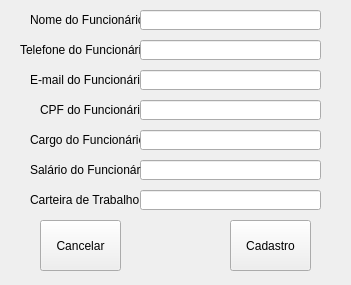
<?xml version="1.0" encoding="UTF-8"?>
<ui version="4.0">
 <class>cadastro_cli</class>
 <widget class="QWidget" name="cadastro_cli">
  <property name="geometry">
   <rect>
    <x>0</x>
    <y>0</y>
    <width>351</width>
    <height>285</height>
   </rect>
  </property>
  <property name="windowTitle">
   <string>Form</string>
  </property>
  <widget class="QLabel" name="NameClient">
   <property name="geometry">
    <rect>
     <x>30</x>
     <y>10</y>
     <width>111</width>
     <height>20</height>
    </rect>
   </property>
   <property name="text">
    <string>Nome do Funcionário:</string>
   </property>
  </widget>
  <widget class="QLineEdit" name="search_name">
   <property name="geometry">
    <rect>
     <x>140</x>
     <y>10</y>
     <width>181</width>
     <height>20</height>
    </rect>
   </property>
  </widget>
  <widget class="QLabel" name="TelefoneClient">
   <property name="geometry">
    <rect>
     <x>20</x>
     <y>40</y>
     <width>121</width>
     <height>20</height>
    </rect>
   </property>
   <property name="text">
    <string>Telefone do Funcionário:</string>
   </property>
  </widget>
  <widget class="QLineEdit" name="search_telefone">
   <property name="geometry">
    <rect>
     <x>140</x>
     <y>40</y>
     <width>181</width>
     <height>20</height>
    </rect>
   </property>
  </widget>
  <widget class="QLabel" name="EmailClient">
   <property name="geometry">
    <rect>
     <x>30</x>
     <y>70</y>
     <width>111</width>
     <height>20</height>
    </rect>
   </property>
   <property name="text">
    <string>E-mail do Funcionário:</string>
   </property>
  </widget>
  <widget class="QLineEdit" name="search_Email">
   <property name="geometry">
    <rect>
     <x>140</x>
     <y>70</y>
     <width>181</width>
     <height>20</height>
    </rect>
   </property>
  </widget>
  <widget class="QLabel" name="CPFClient">
   <property name="geometry">
    <rect>
     <x>40</x>
     <y>100</y>
     <width>101</width>
     <height>20</height>
    </rect>
   </property>
   <property name="text">
    <string>CPF do Funcionário:</string>
   </property>
  </widget>
  <widget class="QLineEdit" name="search_cpf">
   <property name="geometry">
    <rect>
     <x>140</x>
     <y>100</y>
     <width>181</width>
     <height>20</height>
    </rect>
   </property>
  </widget>
  <widget class="QPushButton" name="cancelar_button">
   <property name="geometry">
    <rect>
     <x>40</x>
     <y>220</y>
     <width>81</width>
     <height>51</height>
    </rect>
   </property>
   <property name="styleSheet">
    <string notr="true">image: url(:cliente/logo_cliente/cliente.png)</string>
   </property>
   <property name="text">
    <string>Cancelar</string>
   </property>
   <property name="icon">
    <iconset resource="logo_excluir.qrc">
     <normaloff>:/logo_excluir/excluir.png</normaloff>:/logo_excluir/excluir.png</iconset>
   </property>
  </widget>
  <widget class="QPushButton" name="cadastroCli_button">
   <property name="geometry">
    <rect>
     <x>230</x>
     <y>220</y>
     <width>81</width>
     <height>51</height>
    </rect>
   </property>
   <property name="styleSheet">
    <string notr="true">image: url(:/logo_cadastro/cadastrar.png)</string>
   </property>
   <property name="text">
    <string>Cadastro</string>
   </property>
   <property name="icon">
    <iconset resource="logo_cadastro.qrc">
     <normaloff>:/logo_cadastro/cadastrar.png</normaloff>:/logo_cadastro/cadastrar.png</iconset>
   </property>
  </widget>
  <widget class="QLabel" name="CPFClient_2">
   <property name="geometry">
    <rect>
     <x>30</x>
     <y>130</y>
     <width>111</width>
     <height>20</height>
    </rect>
   </property>
   <property name="text">
    <string>Cargo do Funcionário:</string>
   </property>
  </widget>
  <widget class="QLineEdit" name="search_cpf_2">
   <property name="geometry">
    <rect>
     <x>140</x>
     <y>130</y>
     <width>181</width>
     <height>20</height>
    </rect>
   </property>
  </widget>
  <widget class="QLineEdit" name="search_cpf_3">
   <property name="geometry">
    <rect>
     <x>140</x>
     <y>160</y>
     <width>181</width>
     <height>20</height>
    </rect>
   </property>
   <property name="text">
    <string/>
   </property>
  </widget>
  <widget class="QLabel" name="CPFClient_3">
   <property name="geometry">
    <rect>
     <x>30</x>
     <y>160</y>
     <width>111</width>
     <height>20</height>
    </rect>
   </property>
   <property name="text">
    <string>Salário do Funcionário:</string>
   </property>
  </widget>
  <widget class="QLabel" name="CPFClient_4">
   <property name="geometry">
    <rect>
     <x>30</x>
     <y>190</y>
     <width>111</width>
     <height>20</height>
    </rect>
   </property>
   <property name="text">
    <string>Carteira de Trabalho:</string>
   </property>
  </widget>
  <widget class="QLineEdit" name="search_cpf_4">
   <property name="geometry">
    <rect>
     <x>140</x>
     <y>190</y>
     <width>181</width>
     <height>20</height>
    </rect>
   </property>
   <property name="text">
    <string/>
   </property>
  </widget>
 </widget>
 <resources>
  <include location="logo_excluir.qrc"/>
  <include location="logo_cadastro.qrc"/>
 </resources>
 <connections/>
</ui>
